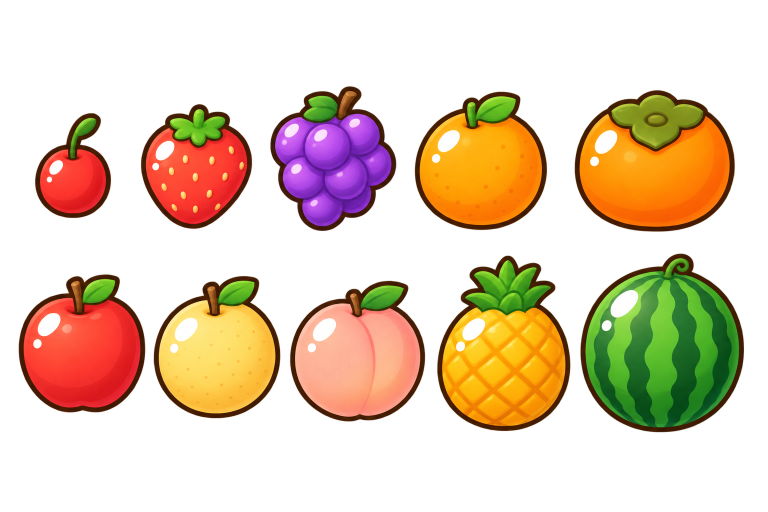
#> input picture docs/art/fruits.png, 1536 x 1024 px (shown at 1/2 size); the run also reads 2 pictures not shown here
$ python prep-assets.py
#> lines starting #> are read from the running program, lines starting #| are printed output that depends on the picture; after the words box and inside, x2 and y2 are one past the last pixel; in counts of white or black regions, pixels touching at a corner belong together
#!/usr/bin/env python3
"""docs/art/ 의 원본 이미지를 게임용 스프라이트(public/assets/)로 가공한다.

  python3 tools/prep-assets.py        (필요: pillow, numpy)
"""
from collections import deque
from pathlib import Path

import numpy as np
from PIL import Image, ImageDraw

ROOT = Path(__file__).resolve().parent.parent
ART = ROOT / 'docs' / 'art'
OUT = ROOT / 'public' / 'assets'
MARK = (255, 0, 255)


def white_to_alpha(im: Image.Image, thresh: int = 38) -> Image.Image:
    """바깥쪽 흰 배경만 투명하게 (캐릭터 안쪽의 흰색은 유지)."""
    rgb = im.convert('RGB')
    w, h = rgb.size
    for seed in [(0, 0), (w - 1, 0), (0, h - 1), (w - 1, h - 1), (w // 2, 0), (w // 2, h - 1)]:
        if rgb.getpixel(seed) != MARK:
            ImageDraw.floodfill(rgb, seed, MARK, thresh=thresh)
    a = np.array(rgb)
    bg = (a == np.array(MARK)).all(axis=2)
    out = np.array(im.convert('RGBA'))
    out[bg, 3] = 0
    return Image.fromarray(out)


def trim(im: Image.Image, pad: int = 0) -> Image.Image:
    box = im.getchannel('A').point(lambda v: 255 if v > 24 else 0).getbbox()
    if not box:
        return im
    l, t, r, b = box
    return im.crop((max(0, l - pad), max(0, t - pad), min(im.width, r + pad), min(im.height, b + pad)))


def square(im: Image.Image, size: int) -> Image.Image:
    s = max(im.size)
    canvas = Image.new('RGBA', (s, s), (0, 0, 0, 0))
    canvas.paste(im, ((s - im.width) // 2, (s - im.height) // 2), im)
    return canvas.resize((size, size), Image.LANCZOS)


def components(mask: np.ndarray, step: int = 4):
    """다운샘플한 마스크에서 연결 요소를 찾아 원본 좌표 bbox를 돌려준다."""
    small = mask[::step, ::step]
    h, w = small.shape
    seen = np.zeros_like(small, dtype=bool)
    boxes = []
    for y in range(h):
        for x in range(w):
            if small[y, x] and not seen[y, x]:
                q = deque([(y, x)])
                seen[y, x] = True
                ys, xs, n = [y], [x], 0
                while q:
                    cy, cx = q.popleft()
                    n += 1
                    for dy in (-1, 0, 1):
                        for dx in (-1, 0, 1):
                            ny, nx = cy + dy, cx + dx
                            if 0 <= ny < h and 0 <= nx < w and small[ny, nx] and not seen[ny, nx]:
                                seen[ny, nx] = True
                                q.append((ny, nx))
                                ys.append(ny)
                                xs.append(nx)
                boxes.append((n, min(xs) * step, min(ys) * step, (max(xs) + 1) * step, (max(ys) + 1) * step))
    return boxes


def fruits():
    im = Image.open(ART / 'fruits.png').convert('RGBA')
#> im is the input picture: PIL image 1536x1024 RGBA; mean R, G, B, A 98.6, 63.6, 27.1, 89.7
    a = np.array(im)
    # 반투명한 빛무리는 걷어내고 본체만 남긴다
    alpha = np.clip((a[..., 3].astype(int) - 100) * 255 / 120, 0, 255).astype(np.uint8)
    a[..., 3] = alpha
    clean = Image.fromarray(a)
    boxes = sorted(components(alpha > 128), reverse=True)[:10]
#> in components, `small = mask[::step, ::step]`:
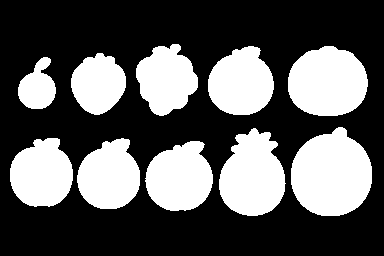
#> small: shape (256, 384) bool; 35.4% white; 10 white regions, largest, box (x1, y1, x2, y2) and area: (291, 127, 372, 216) 5463, (288, 46, 368, 116) 4440, (219, 128, 286, 216) 4268
#> boxes = 10 items, first 6: (5463, 1164, 508, 1488, 864), (4440, 1152, 184, 1472, 464), (4268, 876, 512, 1144, 864), (3593, 580, 564, 852, 844), (3438, 832, 184, 1096, 460), (3345, 308, 552, 560, 836)
    assert len(boxes) == 10, f'과일 10개를 찾지 못했어요: {len(boxes)}'
    boxes = [b[1:] for b in boxes]
#> boxes = [(1164, 508, 1488, 864), (1152, 184, 1472, 464), (876, 512, 1144, 864), (580, 564, 852, 844), (832, 184, 1096, 460), (308, 552, 560, 836), (40, 552, 292, 828), (544, 176, 792, 464), (284, 212, 504, 460), (72, 228, 224, 436)]
    mid = im.height / 2
#> mid = 512
    top = sorted([b for b in boxes if (b[1] + b[3]) / 2 < mid], key=lambda b: b[0])
#> top = [(72, 228, 224, 436), (284, 212, 504, 460), (544, 176, 792, 464), (832, 184, 1096, 460), (1152, 184, 1472, 464)]
    bottom = sorted([b for b in boxes if (b[1] + b[3]) / 2 >= mid], key=lambda b: b[0])
#> bottom = [(40, 552, 292, 828), (308, 552, 560, 836), (580, 564, 852, 844), (876, 512, 1144, 864), (1164, 508, 1488, 864)]
    body, dy, crops = [], [], []
    for i, (l, t, r, b) in enumerate(top + bottom):
        pad = 6
        crop = clean.crop((max(0, l - pad), max(0, t - pad), min(im.width, r + pad), min(im.height, b + pad)))
        crops.append(trim(crop))
        sq = square(trim(crop), 256)
        sq.save(OUT / 'fruits' / f'{i}.png', optimize=True)
        # 면적이 같은 원의 반지름 / 한 변 → 물리 원과 그림 크기를 맞추는 데 쓴다
        solid = np.array(sq.getchannel('A')) > 128
        body.append(round(float(np.sqrt(solid.sum() / np.pi) / 256), 3))
        # 잎·꼭지 때문에 몸통 중심이 그림 중심과 다르다 (세로 방향만 보정)
        dy.append(round(float((np.where(solid)[0].mean() - 128) / 256), 3))
#> this loop made 10 passes
#> s in square on passes 1 to 10: 210, 250, 289, 277, 321, 276, 285, 281, 351, 357
#> pass 1, in fruits, `crop = clean.crop((max(0, l - pad), max(0, t - pad), min(im.width, r +..`:
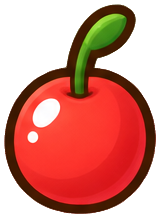
#> crop: PIL image 164x220 RGBA; mean R, G, B, A 143.6, 51.7, 30.2, 145.8; transparent parts drawn white
#> after the loop:
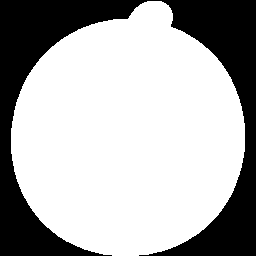
#> solid: shape (256, 256) bool; 68.6% white; 1 black region, box (x1, y1, x2, y2) and area: (0, 0, 256, 256) 20587
#> after the loop:
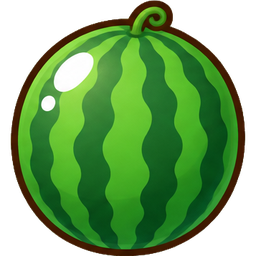
#> sq: PIL image 256x256 RGBA; mean R, G, B, A 45, 91.9, 29.9, 174.9; transparent parts drawn white
#> after the loop, body = [0.385, 0.45, 0.434, 0.477, 0.468, 0.472, 0.458, 0.481, 0.42, 0.467]; crops = 10 items; dy = [0.079, 0.002, -0.002, 0.027, 0.017, 0.026, 0.028, 0.023, 0.042, 0.029]
    (ROOT / 'src' / 'content' / 'sprite-meta.ts').write_text(
        '// tools/prep-assets.py 가 만든 파일 (직접 수정하지 마세요)\n'
        '/** 과일 그림 한 변 대비, 면적이 같은 원의 반지름 */\n'
        f'export const FRUIT_BODY_RATIO = {body} as const;\n'
        '/** 몸통 중심의 세로 위치 (그림 한 변 대비, 아래쪽이 +) */\n'
        f'export const FRUIT_BODY_DY = {dy} as const;\n',
        encoding='utf-8',
    )
    return crops[-1]  # 수박 (원본 해상도) → 앱 아이콘에 쓴다


def icons(melon: Image.Image) -> None:
    """홈 화면 아이콘: 하늘 → 풀밭 배경 위의 수박"""
    from PIL import ImageFilter

    out = ROOT / 'public' / 'icons'
    out.mkdir(parents=True, exist_ok=True)

    def render(size: int, rounded: bool, fill: float) -> Image.Image:
#> called with size = 192, rounded = True, fill = 0.66
        s = size * 2  # 부드럽게 그린 뒤 줄인다
        top, bottom = np.array([191, 227, 255]), np.array([140, 205, 120])
#> top = [191, 227, 255]; bottom = [140, 205, 120]
        t = np.linspace(0, 1, s)[:, None, None]
#> t = 384 values from 0 to 1
        bg = (top * (1 - t) + bottom * t).astype(np.uint8)
#> bg = 384 rows, first 8: [191, 227, 255], [190, 226, 254], [190, 226, 254], [190, 226, 253], [190, 226, 253], [190, 226, 253], [190, 226, 252], [190, 226, 252]
        canvas = Image.fromarray(np.broadcast_to(bg, (s, s, 3)).copy()).convert('RGBA')
        w, h = melon.size
        k = s * fill / max(w, h)
        m = melon.resize((round(w * k), round(h * k)), Image.LANCZOS)
        cx, cy = s // 2, round(s * 0.52)
        # 바닥 그림자
        sh = Image.new('RGBA', (s, s), (0, 0, 0, 0))
#> sh: PIL image 384x384 RGBA; every value is 0
        ImageDraw.Draw(sh).ellipse((cx - m.width * 0.42, cy + m.height * 0.40, cx + m.width * 0.42, cy + m.height * 0.56), fill=(40, 90, 40, 90))
        canvas.alpha_composite(sh.filter(ImageFilter.GaussianBlur(s * 0.012)))
        canvas.alpha_composite(m, (cx - m.width // 2, cy - m.height // 2))
        if rounded:
            mask = Image.new('L', (s, s), 0)
#> mask: PIL image 384x384 L; every value is 0
            ImageDraw.Draw(mask).rounded_rectangle((0, 0, s - 1, s - 1), radius=round(s * 0.22), fill=255)
#> mask: PIL image 384x384 L; 95.8% white; 4 black regions, box (x1, y1, x2, y2) and area: (0, 0, 75, 75) 1539, (309, 0, 384, 75) 1539, (0, 309, 75, 384) 1539, (309, 309, 384, 384) 1539
            canvas.putalpha(mask)
        return canvas.resize((size, size), Image.LANCZOS)
#> returned value: PIL image 192x192 RGBA

    render(192, True, 0.66).save(out / 'icon-192.png', optimize=True)
    render(512, True, 0.66).save(out / 'icon-512.png', optimize=True)
#> in render (call 2), `bg = (top * (1 - t) + bottom * t).astype(np.uint8)`: bg = 1024 rows, first 8: [191, 227, 255], [190, 226, 254], [190, 226, 254], [190, 226, 254], [190, 226, 254], [190, 226, 254], [190, 226, 254], [190, 226, 254]
#> in render (call 2), `sh = Image.new('RGBA', (s, s), (0, 0, 0, 0))`: sh: PIL image 1024x1024 RGBA; every value is 0
#> in render (call 2), `mask = Image.new('L', (s, s), 0)`: mask: PIL image 1024x1024 L; every value is 0
#> in render (call 2), `ImageDraw.Draw(mask).rounded_rectangle((0, 0, s - 1, s - 1), radius=ro..`: mask: PIL image 1024x1024 L; 95.8% white; 4 black regions, box (x1, y1, x2, y2) and area: (0, 0, 211, 211) 10934, (813, 0, 1024, 211) 10934, (0, 813, 211, 1024) 10934, (813, 813, 1024, 1024) 10934
    # 마스크 가능한 아이콘: 가장자리를 기기가 잘라내므로 그림은 안쪽 안전 영역(약 60%)에만 둔다
    render(512, False, 0.52).save(out / 'icon-maskable-512.png', optimize=True)
    render(180, False, 0.62).save(out / 'apple-touch-icon.png', optimize=True)
#> call 4 of render, with size = 180, rounded = False, fill = 0.62
#> in render (call 4), `s = size * 2`: s = 360
#> in render (call 4), `t = np.linspace(0, 1, s)[:, None, None]`: t = 360 values from 0 to 1
#> in render (call 4), `bg = (top * (1 - t) + bottom * t).astype(np.uint8)`: bg = 360 rows, first 8: [191, 227, 255], [190, 226, 254], [190, 226, 254], [190, 226, 253], [190, 226, 253], [190, 226, 253], [190, 226, 252], [190, 226, 252]
#> in render (call 4), `k = s * fill / max(w, h)`: k = 0.625
#> in render (call 4), `cx, cy = s // 2, round(s * 0.52)`: cx = 180; cy = 187
#> in render (call 4), `sh = Image.new('RGBA', (s, s), (0, 0, 0, 0))`: sh: PIL image 360x360 RGBA; every value is 0
#> in render (call 4), `return canvas.resize((size, size), Image.LANCZOS)`:
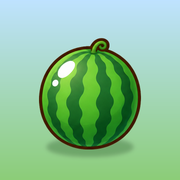
#> returned value: PIL image 180x180 RGBA; mean R, G, B, A 137.8, 192.7, 149.5, 255
    render(64, True, 0.78).save(out / 'favicon.png', optimize=True)
#> in render (call 5), `s = size * 2`: s = 128
#> in render (call 5), `t = np.linspace(0, 1, s)[:, None, None]`: t = 128 values from 0 to 1
#> in render (call 5), `bg = (top * (1 - t) + bottom * t).astype(np.uint8)`: bg = 128 rows, first 8: [191, 227, 255], [190, 226, 253], [190, 226, 252], [189, 226, 251], [189, 226, 250], [188, 226, 249], [188, 225, 248], [188, 225, 247]
#> in render (call 5), `k = s * fill / max(w, h)`: k = 0.28
#> in render (call 5), `m = melon.resize((round(w * k), round(h * k)), Image.LANCZOS)`:
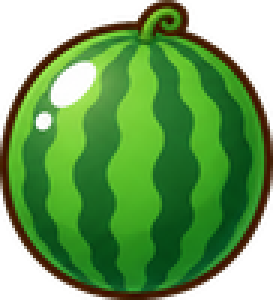
#> m: PIL image 91x100 RGBA (shown 3 times larger); mean R, G, B, A 50.8, 101.3, 33, 191.2; transparent parts drawn white
#> in render (call 5), `cx, cy = s // 2, round(s * 0.52)`: cx = 64; cy = 67
#> in render (call 5), `sh = Image.new('RGBA', (s, s), (0, 0, 0, 0))`: sh: PIL image 128x128 RGBA; every value is 0
#> in render (call 5), `ImageDraw.Draw(sh).ellipse((cx - m.width * 0.42, cy + m.height * 0.40,..`:
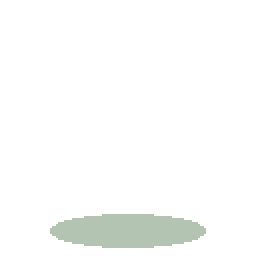
#> sh: PIL image 128x128 RGBA (shown 2 times larger); mean R, G, B, A 2.6, 5.8, 2.6, 5.8; transparent parts drawn white


def powerups():
    im = white_to_alpha(Image.open(ART / 'powerups.png'))
    w, h = im.size
#> w = 1536; h = 1024
    names = ['hint', 'bomb', 'shake', 'undo']
    for i, name in enumerate(names):
        cell = im.crop(((i % 2) * w // 2, (i // 2) * h // 2, (i % 2 + 1) * w // 2, (i // 2 + 1) * h // 2))
        square(trim(cell), 160).save(OUT / 'ui' / f'pu-{name}.png', optimize=True)
#> this loop made 4 passes
#> (l in trim, t in trim, r in trim, b in trim, s in square) on passes 1 to 4: (294, 74, 713, 483, 419), (53, 55, 473, 483, 428), (288, 6, 718, 434, 430), (51, 10, 479, 437, 428)


def fox():
    im = white_to_alpha(Image.open(ART / 'fox.png'), thresh=48)
    w, h = im.size
#> w = 1536; h = 1024
    # 포즈가 살짝 겹쳐 있어서, 1/3 · 2/3 근처에서 그림이 가장 적은 세로줄을 경계로 쓴다
    counts = (np.array(im.getchannel('A')) > 24).sum(axis=0)
#> counts = 1536 values, max 632 at index 258, min 0 at index 0, mean 436.3
    cuts = []
    for k in (1, 2):
        c = k * w // 3
        lo, hi = c - 110, c + 110
        cuts.append(lo + int(np.argmin(counts[lo:hi])))
#> after the loop, cuts = [536, 1001]
    edges = [0, *cuts, w]
#> edges = [0, 536, 1001, 1536]
    for i, name in enumerate(['cheer', 'think', 'thumb']):
        t = trim(im.crop((edges[i], 0, edges[i + 1], h)))
        t.thumbnail((300, 300), Image.LANCZOS)
        t.save(OUT / 'fox' / f'{name}.png', optimize=True)
#> this loop made 3 passes
#> (l in trim, t, r in trim, b in trim) on passes 1 to 3: (23, 191, 536, 830), (0, 197, 465, 827), (32, 197, 518, 830)


def logo():
#> (the run stopped early here; a loop or call above may not have finished)
